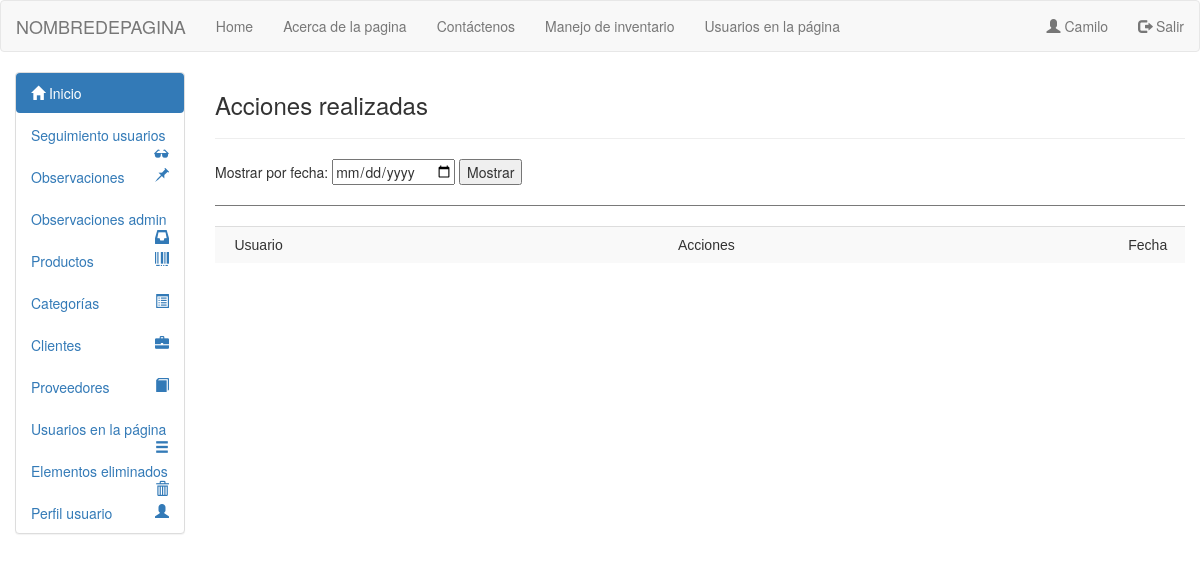
Page /vista/html/seguimientousu.php (signed in) on the earlier database version.
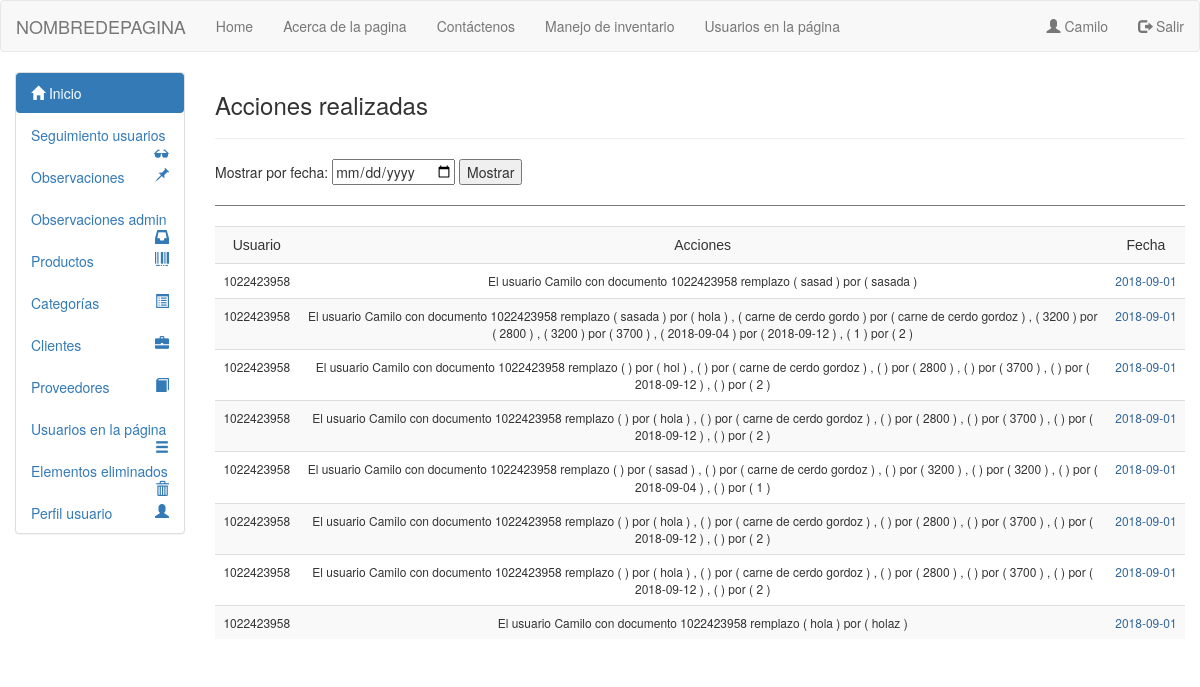
Same page on the later database version.
### tables this page shows
CREATE TABLE `seguimiento` (
  `usuario` varchar(50) NOT NULL,
  `descripcion` text NOT NULL,
  `fecha` date NOT NULL
);

### Modelo/conexion.php (called while the page is built, shortened)
<?php
class Conexion
{
public function __construct()
{
$this->con = new mysqli("localhost", "root", "", "inventcorp");
}
}
?>

### modelo/mdlseguimientol.php (called while the page is built, shortened)
<?php
include_once("conexion.php");
class Seguimiento extends Conexion
{
            public function listarse2()
    {
        $q = "select * from seguimiento";
        $consulta = $this->con->query($q) or die ('failed!' . $this->con->error);
        return $consulta;
    }
}
?>

### Modelo/mdlescape.php (called while the page is built)
<?php
class Escap
{
	public function escape($string){
		return htmlentities($string, ENT_QUOTES, 'UTF-8');
	}
}
?>

### vista/html/seguimientousu.php (the view, shortened to what this page needs)
<?php
include_once '../../modelo/mdlseguimientol.php';
include_once '../../modelo/mdlescape.php';
include_once 'header.php';
?>
<!DOCTYPE html>
<html lang="en">
<head>
  <link href="../bootstrap/css/bootstrap.min.css" rel="stylesheet" media="screen">
</head>
<body>
<div class="container-fluid">
<div class="row">
<div class="col-sm-2 col-md-2 sidebar">
<?php
include_once 'menulateral.php';
?>
</div>
<?php
$objeto= new Seguimiento;
$res=$objeto->listarse2();
$objeto3= new Escap;
?>
<div class="col-sm-10 col-md-10">
  <h3>Acciones realizadas</h3>
  <hr>
  <form action="seguimientousuf.php" method="post" >
    <tr>
      <td> Mostrar por fecha: </td>
      <input align="center" type="date" name="fecha">
      <button type="submit" name="boton">Mostrar</button>
    </tr>
  </form>
  <hr style="border-top: 1px double #797979;">
  <div class="table-responsive">
      <table class="table table-hover table-striped" align="center">
      <td align="center" style="font-family:Tahoma, Geneva, sans-serif">Usuario</td>
      <td class="col-sm-10 col-md-10" align="center" style="font-family:Tahoma, Geneva, sans-serif">Acciones</td>
      <td align="center" style="font-family:Tahoma, Geneva, sans-serif">Fecha</td>
      <?php
    	while($row = $res->fetch_array(MYSQLI_ASSOC)){
      ?>
      <tr style="font-size:12px">
      <td align="center"><?php echo $objeto3->escape($row['usuario'])?></td>
      <td align="center"><?php echo $objeto3->escape($row['descripcion'])?></td>
      <td style="color: #369" align="center"><?php echo $objeto3->escape($row['fecha'])?></td>
      <?php } $objeto->CloseDB();?>
      </table>
  </div>
</div>
</div>
</div>
</body>
</html>

Differences in the rows shown:
added seguimiento: usuario "1022423958", descripcion "El usuario Camilo con documento 1022423958 remplazo ( sasad ) por ( sasada )", fecha "2018-09-01"
added seguimiento: usuario "1022423958", descripcion "El usuario Camilo con documento 1022423958 remplazo ( sasada ) por ( hola ) , ( carne de cerdo gordo ) por ( carne de cerdo gordoz ) , ( 3200 ) por ( 2800 ) , ( 3200 ) por ( 3700 ) , ( 2018-09-04 ) por ( 2018-09-12 ) , ( 1 ) por ( 2 )", fecha "2018-09-01"
added seguimiento: usuario "1022423958", descripcion "El usuario Camilo con documento 1022423958 remplazo ( ) por ( hol ) , ( ) por ( carne de cerdo gordoz ) , ( ) por ( 2800 ) , ( ) por ( 3700 ) , ( ) por ( 2018-09-12 ) , ( ) por ( 2 )", fecha "2018-09-01"
added seguimiento: usuario "1022423958", descripcion "El usuario Camilo con documento 1022423958 remplazo ( ) por ( hola ) , ( ) por ( carne de cerdo gordoz ) , ( ) por ( 2800 ) , ( ) por ( 3700 ) , ( ) por ( 2018-09-12 ) , ( ) por ( 2 )", fecha "2018-09-01"
added seguimiento: usuario "1022423958", descripcion "El usuario Camilo con documento 1022423958 remplazo ( ) por ( sasad ) , ( ) por ( carne de cerdo gordoz ) , ( ) por ( 3200 ) , ( ) por ( 3200 ) , ( ) por ( 2018-09-04 ) , ( ) por ( 1 )", fecha "2018-09-01"
added seguimiento: usuario "1022423958", descripcion "El usuario Camilo con documento 1022423958 remplazo ( ) por ( hola ) , ( ) por ( carne de cerdo gordoz ) , ( ) por ( 2800 ) , ( ) por ( 3700 ) , ( ) por ( 2018-09-12 ) , ( ) por ( 2 )", fecha "2018-09-01"
added seguimiento: usuario "1022423958", descripcion "El usuario Camilo con documento 1022423958 remplazo ( ) por ( hola ) , ( ) por ( carne de cerdo gordoz ) , ( ) por ( 2800 ) , ( ) por ( 3700 ) , ( ) por ( 2018-09-12 ) , ( ) por ( 2 )", fecha "2018-09-01"
added seguimiento: usuario "1022423958", descripcion "El usuario Camilo con documento 1022423958 remplazo ( hola ) por ( holaz )", fecha "2018-09-01"
